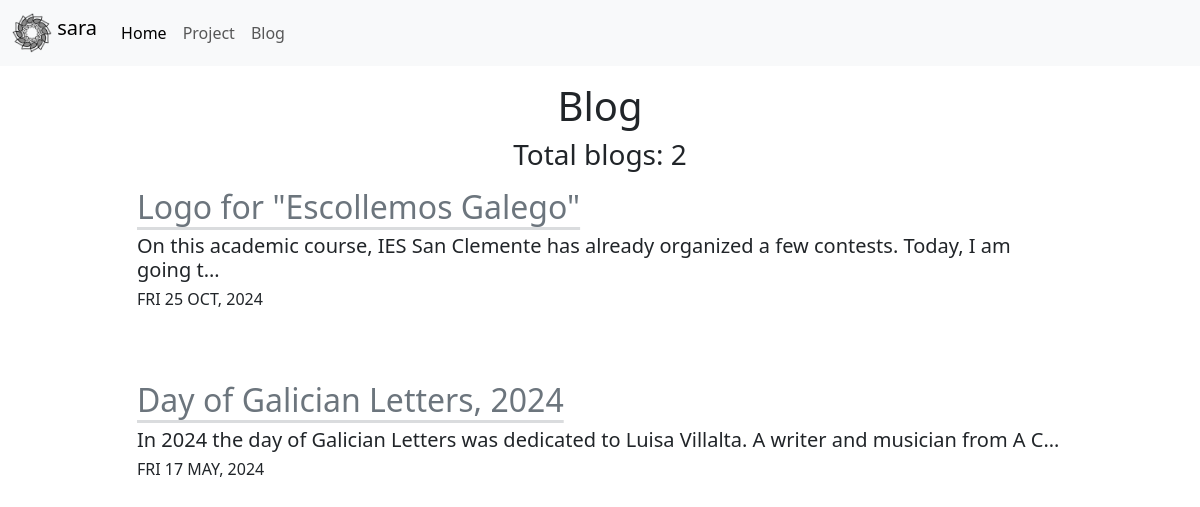
Screenshot of /blog/ with the database file from the repository.
### blog/models.py (models this page shows, shortened)
class Blog(models.Model):
    title = models.CharField(max_length=200)
    description = models.CharField(max_length=1000)
    date = models.DateField()
    image = models.ImageField(upload_to='portfolio/images/', blank=True)
    imageSec = models.ImageField(upload_to='portfolio/images/', blank=True)

### blog/views.py (the view)
# urls.py: path('', views.all_blogs, name='all_blogs'),
def all_blogs(request):
    blog = Blog.objects.order_by('-date')[:3]
    return render(request, 'blog/all_blogs.html', {'blogs':blog})

### blog/templates/blog/all_blogs.html
{% extends 'portfolio/base.html' %} {% load static %} {% block content %}
<div class="container mt-3">
  <h1 class="font-weight-bold text-center">Blog</h1>
  <h3 class="font-weight-bold text-center">Total blog{{ blogs.count|pluralize }}: {{ blogs.count }}</h3>
  {% for blog in blogs %}
  <div class="row justify-content-center my-3">
    <div class="col-md-10">
      <h2><a class="link-secondary link-offset-2 link-underline-opacity-25 link-underline-opacity-100-hover" href="{% url 'blog:detail' blog.id %}">{{ blog.title }}</a></h2>
      <h5>{{ blog.description|safe|truncatechars:100 }}</h5>
      <h6>{{ blog.date|date:'D d M, Y'|upper }}</h6>
      <br>
      <br>
    </div>
  </div>
      {% endfor %}
  {% endblock %}

### rows the page displays
Blog: title "Logo for \"Escollemos Galego\"", description "On this academic course, IES San Clemente has already organized a few contests. Today, I am going t…", date "FRI 25 OCT, 2024"
Blog: title "Day of Galician Letters, 2024", description "In 2024 the day of Galician Letters was dedicated to Luisa Villalta. A writer and musician from A C…", date "FRI 17 MAY, 2024"

### other values shown
{{ blogs.count }} "2"
